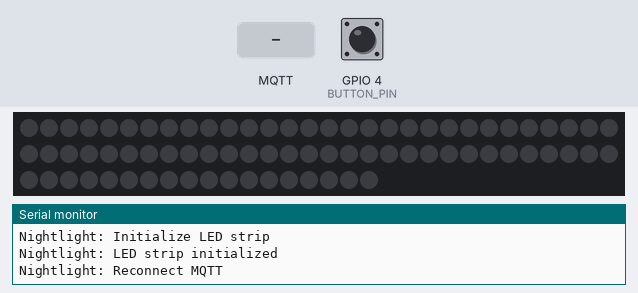
The sketch below on a simulated ESP8266 (Wemos D1 mini). On the bench: 78 RGB LEDs in strip order, left to right, continuing on the next row, the last lines printed to the serial monitor. The inputs (shaded band) are chosen by the test bench; at power-on: GPIO 4 (BUTTON_PIN) LOW. Dim RGB values are drawn brighter than linear; WiFi joins after 1.5 s; servers stay silent unless stated; no MQTT or app messages arrive unless stated.

Above: at 2.7 s.
2.8 s: GPIO 4 (BUTTON_PIN) pulled HIGH for 0.15 s
At 3.42 s:
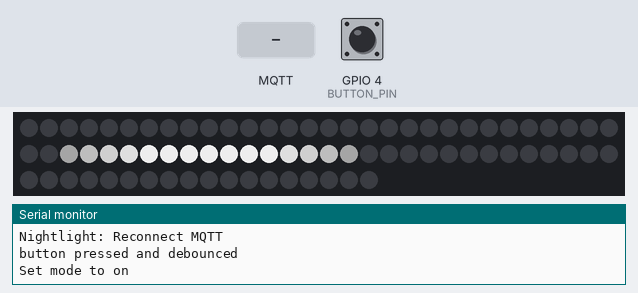
3.5 s: MQTT message "goodnight" arrives on the second subscribed topic
At 6.34 s:
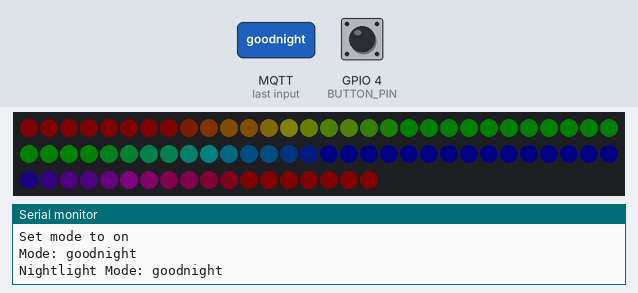
6.5 s: MQTT message "on" arrives on the second subscribed topic
At 7.37 s:
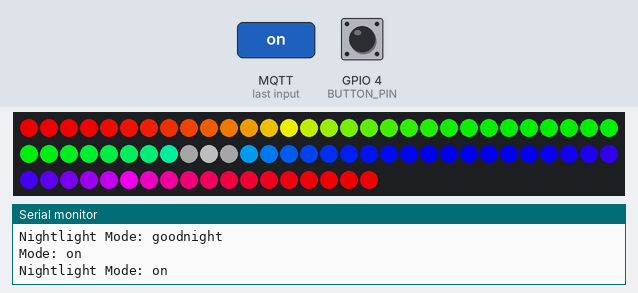
9.2 s: MQTT message "off" arrives on the second subscribed topic
At 10.56 s:
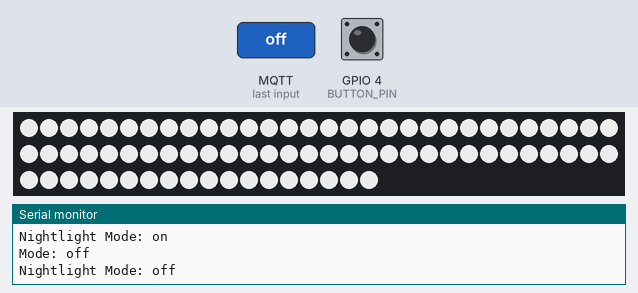
Timing chart, 0 to 12.2 s (numbered marks = the images above; inputs shaded):
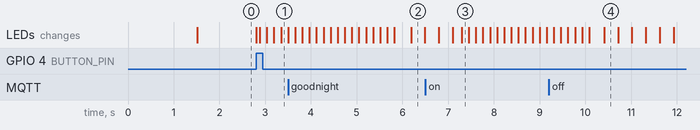

The sketch:

nightlight.ino
```cpp
// (licence header left out)
// Import libraries
#include <ESP8266WiFi.h>                // Wifi Client library
#include <PubSubClient.h>               // MQTT library
#include <Adafruit_NeoPixel.h>          // NeoPixel library

// Clients
WiFiClient espClient;
PubSubClient client(espClient);

// Credentials für WiFi und MQTT Broker
const char* SSID = "YOUR SSID";
const char* PSK = "YOUR WLAN PASSWORD";
const char* MQTT_BROKER = "XXX.XXX.XXX.XXX";         // Broker IP Adresse
const char* MQTT_USER = "MQTT USERNAME";             // Broker User
const char* MQTT_PASSWORD = "MQTT USER PASSWORD";    // Broker Passwort

// define setup for LED strip
#define LED_PIN         2               // D1 Mini data pin used for WS2812B LED strip (GPIO2 = D4)
#define LED_COUNT       78              // number of LEDs in your WS2812B LED strip
#define LED_BRIGHTNESS  200             // 0 to 255 max
Adafruit_NeoPixel strip(LED_COUNT, LED_PIN, NEO_GRB + NEO_KHZ800);

// define button
#define BUTTON_PIN      4               // data pin to be used for button (GPIO4 = D2)

// definition of variables/constants
char PSTATE;                            // state machine, can be (b)oot, (o)ff, (a)ctive, (g)oodnight
int buttonstate = 0;                    // button: the current reading from the input pin
int vanim = 25;                         // delay between animation steps in ms

// define LED colors
uint32_t strip_white = strip.Color(255, 255, 200);
uint32_t tcolor = strip.Color(0, 0, 0); // needed as temporary color variable for animations


// ***************************************************************************
// Setup routine
// ***************************************************************************
void setup() {
  // initialize digital pin LED_BUILTIN as an output to indicate successfull booting.
  pinMode(LED_BUILTIN, OUTPUT);
  digitalWrite(LED_BUILTIN, LOW);

  // Set software serial baud to 115200;
  Serial.begin(115200);
  Serial.println("Nightlight: booting");

  // connecting to WiFi network
  Serial.println("Nightlight: connecting to WiFi");
  setup_wifi();
  Serial.println("Nightlight: connected to WiFi");

  //connecting to MQTT broker
  Serial.println("Nightlight: connecting to MQTT");
  client.setServer(MQTT_BROKER, 1883);
  client.setCallback(callback);
  Serial.println("Nightlight: connected to MQTT");
  client.publish("nightlight/mode", "ready");
  client.publish("nightlight/modeset", "ok");
  client.publish("nightlight/ON_ACTUAL", "false");

  // setup Statemachine
  PSTATE = 'b';

  // setup button pin
  pinMode(BUTTON_PIN, INPUT);

  // initialize strip to all LEDs off and set brightness
  Serial.println("Nightlight: Initialize LED strip");
  strip.begin();
  strip.clear();
  strip.setBrightness(LED_BRIGHTNESS);
  strip.show();
  Serial.println("Nightlight: LED strip initialized");

  // LED off after successful setup.
  // digitalWrite(LED_BUILTIN, HIGH);
}

// initialize WiFi Connection
void setup_wifi() {
    WiFi.begin(SSID, PSK);

    // blink LED during WiFi search.
    // digitalWrite(LED_BUILTIN, HIGH);

    while (WiFi.status() != WL_CONNECTED) {
        delay(100);
        // blink LED during WiFi search.
        // digitalWrite(LED_BUILTIN, LOW);
    }
}

// ***************************************************************************
void gnanimation() {
  // set strip into "goodnight mode"
  client.publish("nightlight/ON_ACTUAL", "true");
  for (int i = 0; i < 50; i++) {
    strip.rainbow	(	0, 1, 255, i*5, true);
    strip.show();
    delay(vanim);
  }
  strip.rainbow	(	0, 1, 255, 255, true);
  strip.show();
  client.publish("nightlight/mode", "goodnight");
}

// ***************************************************************************
void onanimation() {
  // set strip into "on mode"
  client.publish("nightlight/ON_ACTUAL", "true");
  for (int i = 0; i < LED_COUNT/2; i++) {
    strip.setPixelColor((LED_COUNT/2)-i, 50, 50, 50);
    strip.setPixelColor((LED_COUNT/2)+i, 50, 50, 50);

    if (i>0) {
      strip.setPixelColor((LED_COUNT/2)-(i-1), 100, 100, 100);
      strip.setPixelColor((LED_COUNT/2)+(i-1), 100, 100, 100);
    }

    if (i>1) {
      strip.setPixelColor((LED_COUNT/2)-(i-2), 150, 150, 150);
      strip.setPixelColor((LED_COUNT/2)+(i-2), 150, 150, 150);
    }

    if (i>2) {
      strip.setPixelColor((LED_COUNT/2)-(i-3), 200, 200, 200);
      strip.setPixelColor((LED_COUNT/2)+(i-3), 200, 200, 200);
    }

    if (i>3) {
      strip.setPixelColor((LED_COUNT/2)-(i-4), 255, 255, 255);
      strip.setPixelColor((LED_COUNT/2)+(i-4), 255, 255, 255);
    }

    strip.show();
    delay(3*vanim);
  }

  strip.fill(strip_white, 0, LED_COUNT);
  strip.show();
  client.publish("nightlight/mode", "on");
}

// ***************************************************************************
void offanimation() {
  // set strip into "off mode"
  client.publish("nightlight/ON_ACTUAL", "false");
  for (int i = 0; i < 250; i++) {
    uint32_t tcolor = strip.Color(255-i, 255-i, 255-i);
    strip.fill(tcolor, 0, LED_COUNT);
    strip.show();
    delay(vanim);
  }
  delay(vanim);
  strip.clear();
  strip.show();
  client.publish("nightlight/mode", "off");
}

// ***************************************************************************
// Main routine
// ***************************************************************************
void loop() {
  if (!client.connected()) {
    // while (!client.connected()) {
      Serial.println("Nightlight: Reconnect MQTT");
      client.connect("nightlight", MQTT_USER, MQTT_PASSWORD);
      client.subscribe("nightlight/mode");
      client.subscribe("nightlight/modeset");
      delay(500);
    // }
  }
  client.loop();

  // switch off builtin LED
  digitalWrite(LED_BUILTIN, HIGH);

  // read button
  buttonstate=digitalRead(BUTTON_PIN);
  if (buttonstate == HIGH) {
    Serial.println("button pressed and debounced");
    switch (PSTATE) {
      case 'g':
      Serial.println("Set mode to on");
      onanimation();
      PSTATE='a';               // change from mode (g)oodnight to (a)ctive
      break;
    case 'a':
      Serial.println("Set mode to off");
      offanimation();
      PSTATE='o';               // change from mode (a)ctive to (o)ff
      break;
    default: // default = off
      Serial.println("Set mode to on");
      onanimation();
      PSTATE='a';               // change from mode (o)ff to (a)ctive
      break;
    }
  }

}

// ***************************************************************************
void callback(char* topic, byte* payload, unsigned int length) {
  if(strcmp(topic, "nightlight/modeset") == 0) {
    String msg = "";
    for (byte i = 0; i < length; i++) {
        char tmp = char(payload[i]);
        msg += tmp;
    }
    Serial.println("Mode: " + msg);

    // decode message
    if (msg == "off") {
      Serial.println("Nightlight Mode: off");
      if (PSTATE != 'o') {
        offanimation();
        PSTATE = 'o';
        client.publish("nightlight/modeset", "ok");
      }
    }
    if (msg == "on") {
      Serial.println("Nightlight Mode: on");
      if (PSTATE != 'a') {
        onanimation();
        PSTATE = 'a';
        client.publish("nightlight/modeset", "ok");
      }
    }
    if (msg == "goodnight") {
      Serial.println("Nightlight Mode: goodnight");
      if (PSTATE != 'g') {
        gnanimation();
        PSTATE = 'g';
        client.publish("nightlight/modeset", "ok");
      }
    }
  }
}
```

Measured:
- after the input at 2.8 s, the LEDs: first change at once (image 1 shows a later state)
- after the input at 3.5 s, the LEDs: first differ from a run without the input after 2.3 s (image 2 shows a later state)
